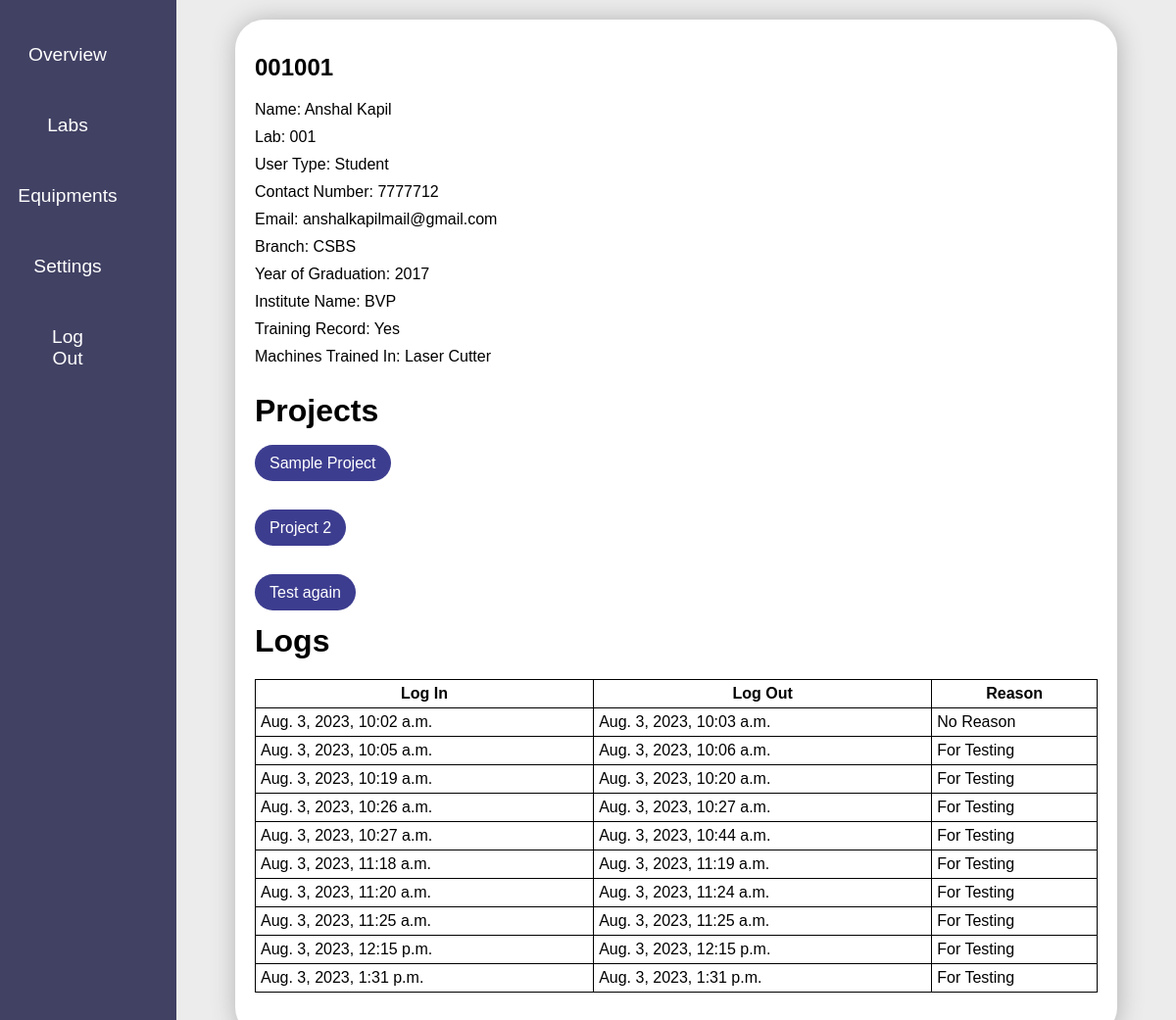
/s_member_detail/25/ (signed in), run on an earlier commit of the app's database.
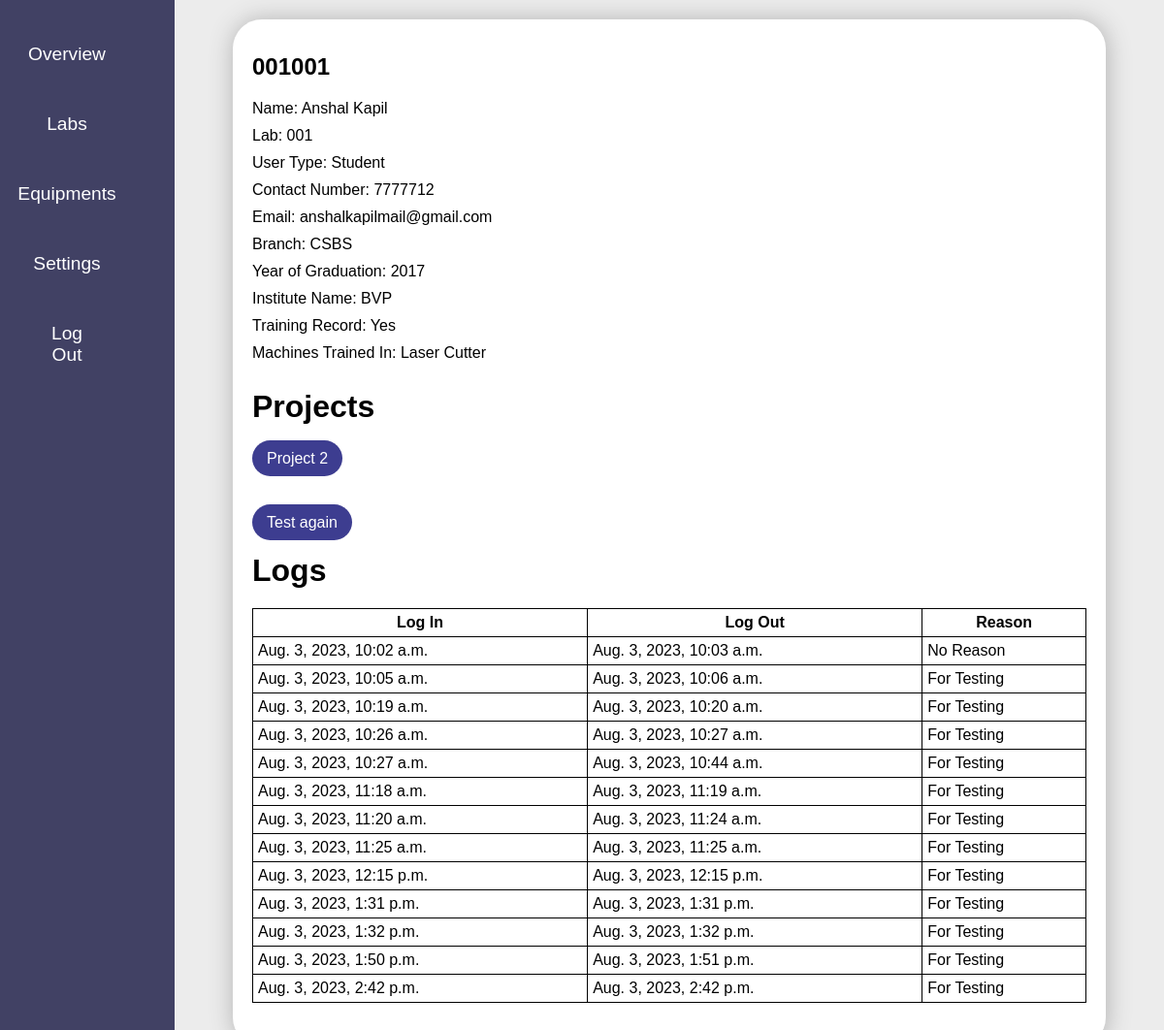
And on a later commit of the database.
### equ/models.py (models this page shows, shortened)
class Confirmed_Project(models.Model):
    name = models.CharField(max_length=100)
    description = models.TextField(max_length=400)
    lab = models.ForeignKey('Lab', on_delete=models.CASCADE, related_name='confirmed_projects')
    user = models.ForeignKey(User, on_delete=models.CASCADE)
    start_date = models.DateField(default=timezone.now)
    end_date = models.DateField(default=timezone.now)

class UserActivityLog(models.Model):
    user = models.ForeignKey(User, on_delete=models.CASCADE)
    login_time = models.DateTimeField()
    login_reason = models.CharField(max_length=255)
    logout_time = models.DateTimeField(null=True, blank=True)

### equ/views.py (the view)
# urls.py: path('s_member_detail/<int:pk>/', views.s_member_detail, name='s_member_detail'),
@login_required
@superadmin_required
def s_member_detail(request,pk):
    user = get_object_or_404(User,pk=pk)
    projects = Confirmed_Project.objects.filter(user=user)
    profile = Profile.objects.get(user=user)
    logs = UserActivityLog.objects.filter(user=user)
    context = {'user': user, 'projects':projects, 'profile':profile,'logs':logs}
    return render(request, 'equ/s_member_detail.html',context)

### equ/models.py (called while the page is built)
    def __str__(self):
        return self.name

### equ/views.py (called while the page is built)
def superadmin_required(function):
    decorator = user_passes_test(lambda user: user.groups.filter(name='superadmin').exists())
    return decorator(function)

### equ/templates/equ/s_member_detail.html
{% extends "equ/s_base.html" %}
{% block content %}
<div class="my_projects">
    <div class="mp1">
<h2>{{user.username}}</h2>
<p><span style="color: black;">Name:</span> {{ profile.first_name }} {{ profile.last_name }}</p>
        <p><span style="color: black;">Lab: </span>{{ profile.lab }}</p>
        <p><span style="color: black;">User Type: </span>{{ profile.user_type }}</p>
        <p><span style="color: black;">Contact Number: </span>{{ profile.contact_number }}</p>
        <p><span style="color: black;">Email: </span>{{ profile.email }}</p>
        <p><span style="color: black;">Branch: </span>{{ profile.branch }}</p>
        <p><span style="color: black;">Year of Graduation: </span>{{ profile.year_of_graduation }}</p>
        <p><span style="color: black;">Institute Name: </span>{{ profile.institute_name }}</p>
        <p><span style="color: black;">Training Record: </span>{{ profile.training_record }}</p>
        <p><span style="color: black;">Machines Trained In: </span>{{ profile.machines_trained_in }}</p>
<br>
<h1>Projects</h1>
{% for project in projects %}
<br>
<h2><a href="{% url 's_confirmed_project_detail' project.pk %}">{{ project.name }}</a></h2>
{%endfor%}
<h1 class="lgs">Logs</h1>
<table class="logs">
    <tr>
        <th>Log In</th>
        <th>Log Out</th>
        <th>Reason</th>
    </tr>
{%for log in logs%}
<tr>
    <td>{{log.login_time}}</td>
    <td>{{log.logout_time}}</td>
    <td>{{log.login_reason}}</td>
</tr>
{%endfor%}
</table>
{% endblock content %}

What changed in the data, as far as the page shows it:
removed Confirmed_Project: name "Sample Project"
added UserActivityLog: login_time "Aug. 3, 2023, 1:32 p.m.", logout_time "Aug. 3, 2023, 1:32 p.m.", login_reason "For Testing"
added UserActivityLog: login_time "Aug. 3, 2023, 1:50 p.m.", logout_time "Aug. 3, 2023, 1:51 p.m.", login_reason "For Testing"
added UserActivityLog: login_time "Aug. 3, 2023, 2:42 p.m.", logout_time "Aug. 3, 2023, 2:42 p.m.", login_reason "For Testing"
